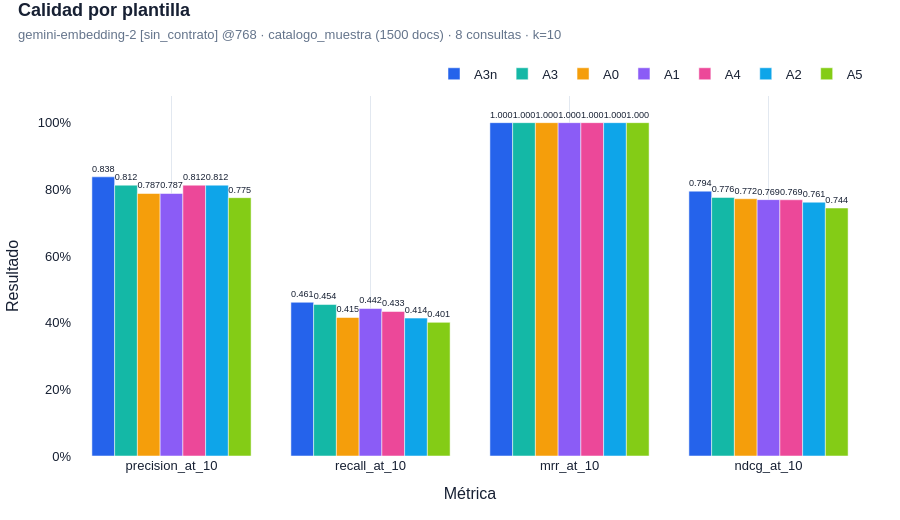

The notebook cell this image was saved under:
### Markdown cell above
### C.1 · Las cuatro métricas, en una escala común

### Code cell
METRICAS = ["precision_at_10", "recall_at_10", "mrr_at_10", "ndcg_at_10"]

plot_metric_comparison(
    {
        fila["plantilla"]: {m: float(fila[m]) for m in METRICAS}
        for _, fila in barrido_plantillas.iterrows()
    },
    title="Calidad por plantilla",
    subtitle=(
        f"{MODELO} [{CONTRATO}] @{DIM} · {CORPUS_ID} ({len(muestra)} docs) · "
        f"{len(query_ids)} consultas · k={TOP_K}"
    ),
).show()

### Figure 1 — Plotly figure (JSON) as saved in the notebook; plotly's stock layout.template omitted (floating-point values rounded to 4 significant figures)
{"data": [{"cliponaxis": false, "hovertemplate": "<b>A3n</b><br>%{x}: %{y:.4f}<extra></extra>", "name": "A3n", "text": ["0.838", "0.461", "1.000", "0.794"], "textposition": "outside", "type": "bar", "x": ["precision_at_10", "recall_at_10", "mrr_at_10", "ndcg_at_10"], "y": [0.8375, 0.4612, 1, 0.7945]}, {"cliponaxis": false, "hovertemplate": "<b>A3</b><br>%{x}: %{y:.4f}<extra></extra>", "name": "A3", "text": ["0.812", "0.454", "1.000", "0.776"], "textposition": "outside", "type": "bar", "x": ["precision_at_10", "recall_at_10", "mrr_at_10", "ndcg_at_10"], "y": [0.8125, 0.4544, 1, 0.7757]}, {"cliponaxis": false, "hovertemplate": "<b>A0</b><br>%{x}: %{y:.4f}<extra></extra>", "name": "A0", "text": ["0.787", "0.415", "1.000", "0.772"], "textposition": "outside", "type": "bar", "x": ["precision_at_10", "recall_at_10", "mrr_at_10", "ndcg_at_10"], "y": [0.7875, 0.4155, 1, 0.7718]}, {"cliponaxis": false, "hovertemplate": "<b>A1</b><br>%{x}: %{y:.4f}<extra></extra>", "name": "A1", "text": ["0.787", "0.442", "1.000", "0.769"], "textposition": "outside", "type": "bar", "x": ["precision_at_10", "recall_at_10", "mrr_at_10", "ndcg_at_10"], "y": [0.7875, 0.4424, 1, 0.7691]}, {"cliponaxis": false, "hovertemplate": "<b>A4</b><br>%{x}: %{y:.4f}<extra></extra>", "name": "A4", "text": ["0.812", "0.433", "1.000", "0.769"], "textposition": "outside", "type": "bar", "x": ["precision_at_10", "recall_at_10", "mrr_at_10", "ndcg_at_10"], "y": [0.8125, 0.4334, 1, 0.7687]}, {"cliponaxis": false, "hovertemplate": "<b>A2</b><br>%{x}: %{y:.4f}<extra></extra>", "name": "A2", "text": ["0.812", "0.414", "1.000", "0.761"], "textposition": "outside", "type": "bar", "x": ["precision_at_10", "recall_at_10", "mrr_at_10", "ndcg_at_10"], "y": [0.8125, 0.4137, 1, 0.7614]}, {"cliponaxis": false, "hovertemplate": "<b>A5</b><br>%{x}: %{y:.4f}<extra></extra>", "name": "A5", "text": ["0.775", "0.401", "1.000", "0.744"], "textposition": "outside", "type": "bar", "x": ["precision_at_10", "recall_at_10", "mrr_at_10", "ndcg_at_10"], "y": [0.775, 0.4009, 1, 0.744]}], "layout": {"barmode": "group", "colorway": ["#2563EB", "#14B8A6", "#F59E0B", "#8B5CF6", "#EC4899", "#0EA5E9", "#84CC16", "#F97316"], "font": {"color": "#172033", "family": "Arial, sans-serif", "size": 13}, "height": 520, "hoverlabel": {"bgcolor": "white", "font": {"family": "Arial", "size": 13}}, "legend": {"orientation": "h", "x": 1, "xanchor": "right", "y": 1.02, "yanchor": "bottom"}, "margin": {"b": 64, "l": 72, "r": 32, "t": 96}, "paper_bgcolor": "#FFFFFF", "plot_bgcolor": "#FFFFFF", "title": {"text": "<b>Calidad por plantilla</b><br><span style='font-size:13px;color:#64748B'>gemini-embedding-2 [sin_contrato] @768 · catalogo_muestra (1500 docs) · 8 consultas · k=10</span>", "x": 0.02, "xanchor": "left", "y": 0.97}, "xaxis": {"automargin": true, "gridcolor": "#E2E8F0", "showgrid": true, "title": {"text": "Métrica"}, "zeroline": false}, "yaxis": {"automargin": true, "range": [0, 1.08], "showgrid": false, "tickformat": ".0%", "title": {"text": "Resultado"}, "zeroline": false}}}
